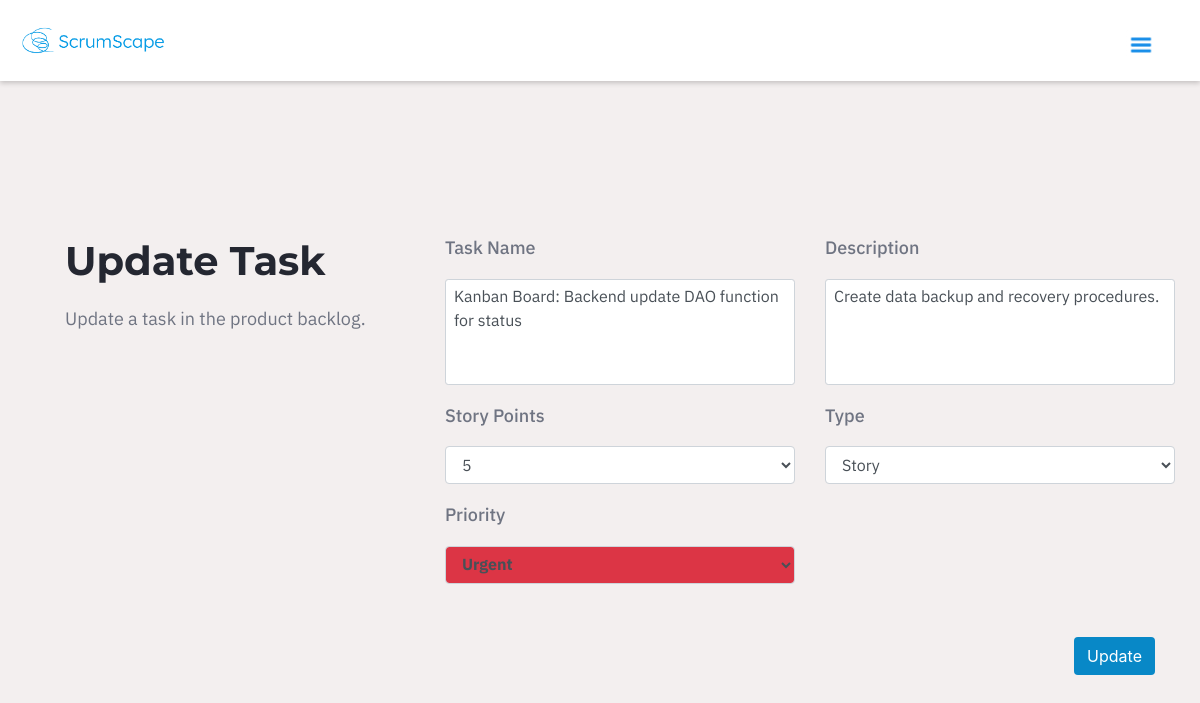
Screenshot of /backlog/update_task.php?id=17 (signed in) with the database file from the repository.
### tables this page shows
CREATE TABLE `task` (
  `task_id` int(11) NOT NULL,
  `task_no` int(11) NOT NULL,
  `task_name` varchar(255) NOT NULL,
  `description` varchar(255) DEFAULT NULL,
  `story_points` decimal(5,2) NOT NULL,
  `type` enum('Story','Bug') DEFAULT 'Story',
  `priority` enum('Low','Medium','Urgent', 'Important') NOT NULL,
  `status` enum('Not Started','In Progress','Completed') DEFAULT 'Not Started',
  `created_at` timestamp NOT NULL DEFAULT current_timestamp(),
  `sprint_id` int(11) DEFAULT NULL,
  `completion_date` date DEFAULT NULL
);

### database/connection.php (called while the page is built, shortened)
<?php
$db_hostname = "localhost";
$db_username = "fit2101_project";
$db_password = "fit2101";
$db_name = "fit2101_project";

### database/dao.php (called while the page is built, shortened)
<?php
require_once("connection.php");
class dao
{
    private $_db_handle;
    private function connectDatabase() {
        try {
            global $db_hostname, $db_username, $db_password, $db_name;
            $dsn = "mysql:host=$db_hostname;dbname=$db_name";
            $this->_db_handle = new PDO($dsn, $db_username, $db_password);
        } catch (PDOException $e) {
            $this->_error = $e->getMessage();
        }
    }
    public function getTask($taskId) {
        try {
            $this->_query = "SELECT * FROM task WHERE task_id = ?";
            $this->_stmt = $this->_db_handle->prepare($this->_query);
            $this->_stmt->execute([$taskId]);
            return $this->_stmt->fetch(PDO::FETCH_OBJ);
        } catch (Exception $e) {
            $this->_error = $e->getMessage();
            return null;
        }
    }
}

### backlog/update_task.php (the view, shortened to what this page needs)
<?php
require_once('../database/dao.php');
$dao = new DAO();
if (isset($_GET['id'])) {
    $task_id = $_GET['id'];
    $task = $dao->getTask($task_id);
}
if ($task) {
    $taskObj = $task;
    $taskName = $taskObj->task_name;
    $taskDesc = $taskObj->description;
    $currentStoryPoints = $taskObj->story_points;
    $currentPriority = $taskObj->priority;
    $taskType = $taskObj->type;
    ?>
    <!DOCTYPE html>
    <html lang="en">
    <head>
        <link rel="stylesheet" href="https://cdn.jsdelivr.net/npm/bootstrap@4.3.1/dist/css/bootstrap.min.css"
>
        <link href="https://cdn.jsdelivr.net/npm/select2@4.1.0-rc.0/dist/css/select2.min.css" rel="stylesheet" />
    </head>
    <body>
    <?php require_once("../dashboard/navbar.php"); ?>
    <form class="container mt-5" method='post'>
        <div class="content-container mt-5">
            <div class="column">
                <h1>Update Task</h1>
                <p>Update a task in the product backlog.</p>
            </div>
            <div class="column">
                <h4>Task Name</h4>
                <textarea name="taskName" id="taskName" class="form-control form-control-sm" style="resize: none; font-size: 1rem" rows="4" required><?php echo htmlspecialchars($taskName); ?></textarea>
                <h4>Story Points</h4>
                <select name="storyPoints" id="storyPoints" class="form-control">
                    <option value="5" <?php echo $currentStoryPoints == 5 ? 'selected' : ''; ?>>5</option>
                </select>
                <h4>Priority</h4>
                <select name="priority" id="priority"
                        class="form-control font-weight-bold <?php echo $currentPriority === 'Low' ? 'bg-success' : ($currentPriority === 'Medium' ? 'bg-warning' : ($currentPriority === 'Important' ? 'bg-warning' : 'bg-danger')); ?>"
                        onchange="changeBg()" required>
                    <option value="Urgent" <?php echo $currentPriority === 'Urgent' ? 'selected' : ''; ?>>Urgent</option>
                </select>
            </div>
            <div class="column">
                <h4>Description</h4>
                <textarea name="taskDesc" id="taskDesc" class="form-control form-control-sm" style="resize: none; font-size: 1rem" rows="4" required><?php echo htmlspecialchars($taskDesc); ?></textarea>
                <h4> Type</h4>
                <select name="type" id="type" class="form-control" required>
                    <option value="Story" <?php echo $taskType === 'Story' ? 'selected' : ''; ?>>Story</option>
                </select>
            </div>
        </div>
        <div class="footer">
            <button type="submit" class="btn custom-btn">Update</button>
        </div>
    </form>
    </body>
    </html>
    <?php
} else {
    echo "Task not found.";
}

### backlog/update_task.php (style rules this page uses)
.container { display: flex; flex-direction: column; gap: 10px; height: 100vh; width: 100%; }
.content-container { display: flex; gap: 30px; width: 100%; height: 50vh; }
.column { flex: 1; margin-top: 40px; }
.column * { font-family: "IBM Plex Sans"; font-size: 18px; color: #6F7482; margin: 20px; }
.column h1 { font-family: "Montserrat"; font-weight: bold; font-size: 40px; color: #242731; }
.custom-btn { background-color: #0888C7; color: white; }
.form-control { background-color: #F8FAFC; border: none; }
.footer { display: flex; margin-top: 50px; justify-content: flex-end; }

### dashboard/navbar.php (style rules this page uses)
body { background-color: #F3EFEF; }

### rows the page displays
task: taskName "Kanban Board: Backend update DAO function for status", storyPoints "5", priority "Urgent", taskDesc "Create data backup and recovery procedures.", type "Story"
